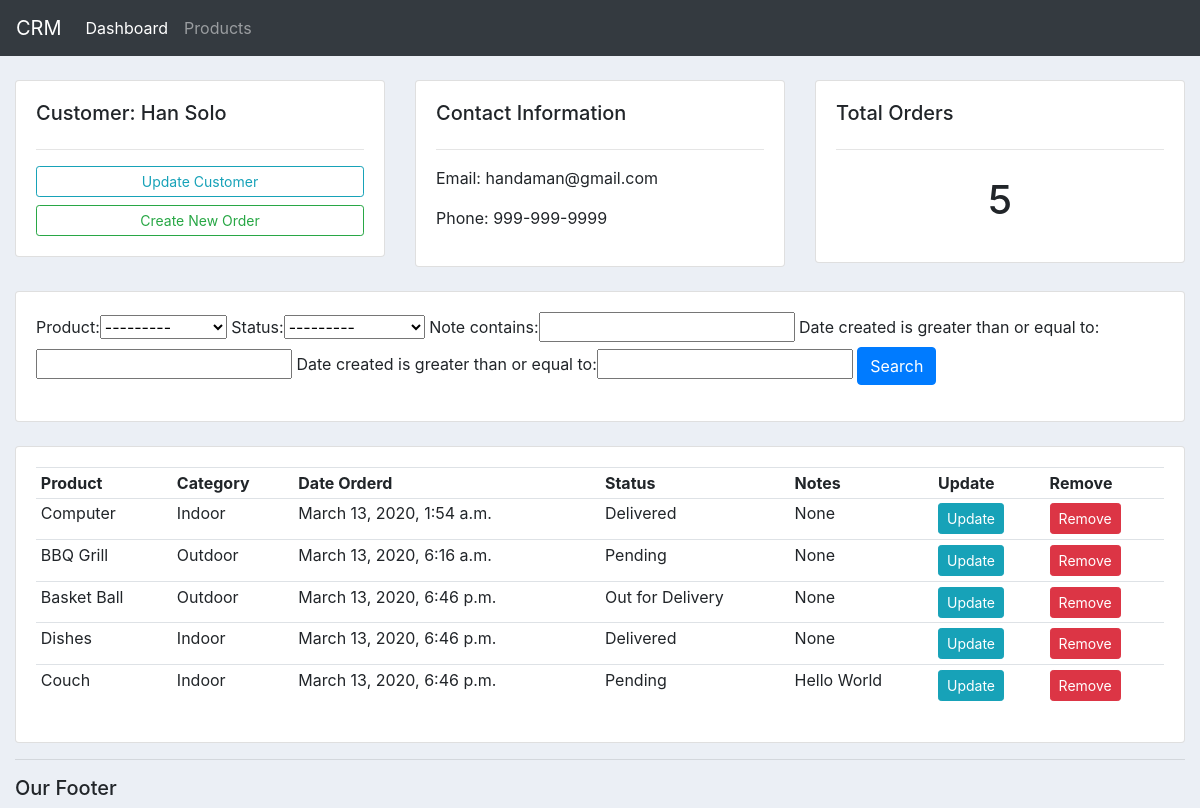
The app's page /customer/2/ with its own data.
### accounts/models.py (models this page shows, shortened)
class Customer(models.Model):
    name = models.CharField(max_length=200, null=True)
    phone = models.CharField(max_length=200, null=True)
    email = models.CharField(max_length=200, null=True)
    date_created = models.DateTimeField(auto_now=True)

class Order(models.Model):
    STATUS = (
             ('Pending', 'Pending'),
             ('Out for Delivery', 'Out for Delivery'),
             ('Delivered', 'Delivered'),
             )
    customer = models.ForeignKey(Customer, null=True, on_delete = models.SET_NULL)
    product  = models.ForeignKey(Product, null=True, on_delete = models.SET_NULL )
    date_created = models.DateTimeField(auto_now_add=True, null=True)
    status = models.CharField(max_length=200, null=True, choices=STATUS)
    note = models.CharField(max_length=200, null=True, blank=True)

class Product(models.Model):
    CATEGORY = (
                ('Indoor', 'Indoor'),
                ('Outdoor', 'Outdoor'),
                )
    name = models.CharField(max_length=200, null=True)
    price = models.FloatField(null=True)
    category = models.CharField(max_length=200, null=True, choices=CATEGORY)
    description = models.CharField(max_length=200, null=True, blank=True)
    date_created = models.DateTimeField(auto_now=True)
    tags = models.ManyToManyField(Tag)
    def __str__(self):
        return self.name

### accounts/views.py (the view)
# urls.py: path('customer/<str:pk>/', views.customer, name='customer'),
def customer(request, pk):
    customer = Customer.objects.get(id=pk)
    orders = customer.order_set.all()
    order_count = orders.count()
    myFilter = OrderFilter(request.GET, queryset=orders)
    orders = myFilter.qs
    context = {'customer': customer, 'orders': orders, 'order_count': order_count,
        'myFilter': myFilter}
    return render(request, 'accounts/customer.html', context)

### accounts/templates/accounts/customer.html
{% extends 'accounts/main.html' %}
{% block content %}
	<br>
<div class="row">
	<div class="col-md">
		<div class="card card-body">
			<h5>Customer: {{customer.name}}</h5>
			<hr>
			<a class="btn btn-outline-info  btn-sm btn-block" href="">Update Customer</a>
			<a class="btn btn-outline-success  btn-sm btn-block" href="{% url 'create_order' customer.id %}">Create New Order</a>
		</div>
	</div>
	<div class="col-md">
		<div class="card card-body">
			<h5>Contact Information</h5>
			<hr>
			<p>Email: {{customer.email}}</p>
			<p>Phone: {{customer.phone}}</p>
		</div>
	</div>
	<div class="col-md">
		<div class="card card-body">
			<h5>Total Orders</h5>
			<hr>
			<h1 style="text-align: center;padding: 10px">{{ order_count }}</h1>
		</div>
	</div>
</div>
<br>
<div class="row">
	<div class="col">
		<div class="card card-body">
			<form method="get">
				{{myFilter.form}}
		    <button class="btn btn-primary" type="submit">Search</button>
		  </form>
		</div>
	</div>
</div>
<br>
<div class="row">
	<div class="col-md">
		<div class="card card-body">
			<table class="table table-sm">
				<tr>
					<th>Product</th>
					<th>Category</th>
					<th>Date Orderd</th>
					<th>Status</th>
					<th>Notes</th>
					<th>Update</th>
					<th>Remove</th>
				</tr>
				{% for order in orders %}
				<tr>
					<td>{{ order.product }}</td>
					<td>{{ order.product.category }}</td>
					<td>{{ order.date_created }}</td>
					<td>{{ order.status }}</td>
					<td>{{ order.note }}</td>
					<td><a class='btn btn-sm btn-info' href="{% url 'update_order' order.id %}">Update</a></td>
                    <td><a class='btn btn-sm btn-danger'href="{% url 'delete_order' order.id %}">Remove</a></td>
				</tr>
				{% endfor %}
			</table>
		</div>
</div>
{% endblock content %}

### static/css/main.css (style rules this page uses)
body { background-color: #ebeff5; }

### records on screen
Customer: name "Han Solo", email "handaman@gmail.com", phone "999-999-9999"
Order: product "Computer", product.category "Indoor", date_created "March 13, 2020, 1:54 a.m.", status "Delivered", note "None"
Order: product "BBQ Grill", product.category "Outdoor", date_created "March 13, 2020, 6:16 a.m.", status "Pending", note "None"
Order: product "Basket Ball", product.category "Outdoor", date_created "March 13, 2020, 6:46 p.m.", status "Out for Delivery", note "None"
Order: product "Dishes", product.category "Indoor", date_created "March 13, 2020, 6:46 p.m.", status "Delivered", note "None"
Order: product "Couch", product.category "Indoor", date_created "March 13, 2020, 6:46 p.m.", status "Pending", note "Hello World"

### other values on screen
{{ order_count }} "5"
